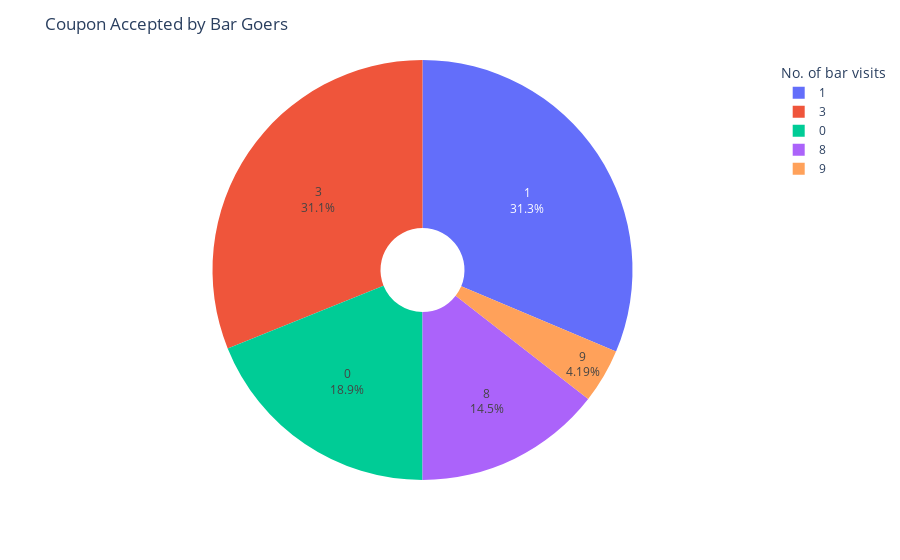

This figure's notebook cell:
### Code cell
### Use plotly pie chart to show breakdown of accpeted coupon by No. of visits

fig = px.pie(df_bar,values="Y",names="Bar",hole=.2)
fig.update_traces(textposition='inside', textinfo='percent+label')
fig.update_layout(title="Coupon Acceptance by Bar Visits", legend_title="No. of bar visits")
fig.show()

### Figure 1 — Plotly figure (JSON) as saved in the notebook; plotly's stock layout.template omitted (floating-point values rounded to 4 significant figures; data arrays with more than 128 entries replaced by an {"elided": "..."} marker saying what was removed)
{"data": [{"domain": {"x": [0, 1], "y": [0, 1]}, "hole": 0.2, "hovertemplate": "Bar=%{label}<br>Y=%{value}<extra></extra>", "labels": {"elided": "1913 int values"}, "legendgroup": "", "name": "", "showlegend": true, "textinfo": "percent+label", "textposition": "inside", "type": "pie", "values": {"elided": "1913 int values"}}], "layout": {"legend": {"title": {"text": "No. of bar visits"}, "tracegroupgap": 0}, "margin": {"t": 60}, "title": {"text": "Coupon Accepted by Bar Goers"}}}
